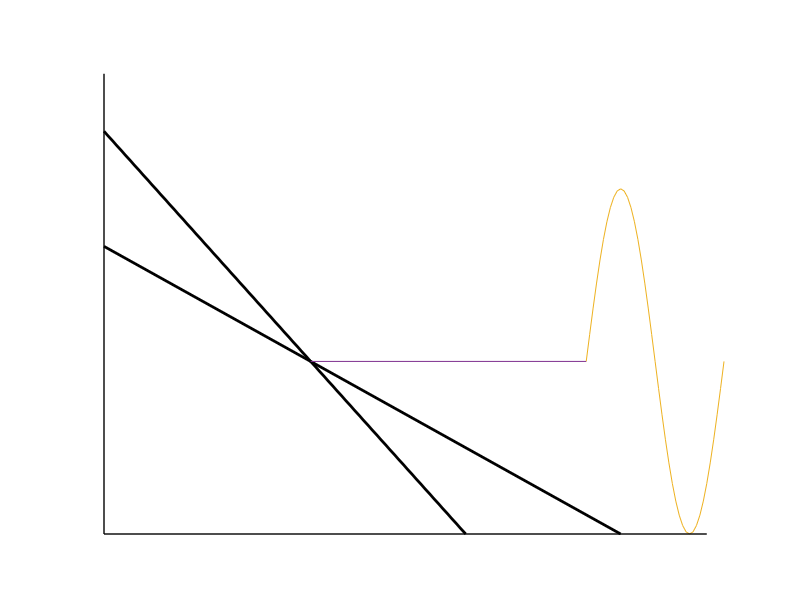
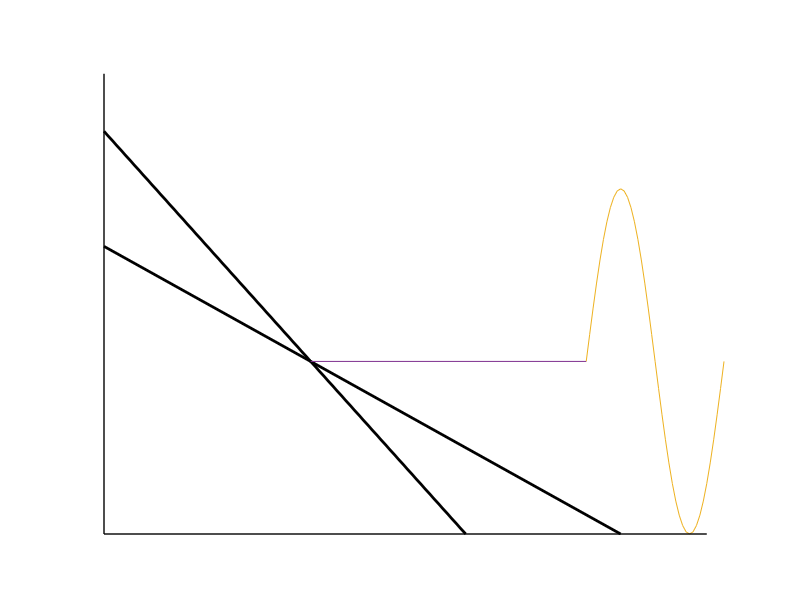

Write the MATLAB code that produced these figures, in order.
#

clf
hold on

%DC loadline
plot([0,15],[0.01,0],"linewidth",2,"color","black")
%AC loadline
plot([0,10.5],[0.014,0],"linewidth",2,"color","black")

x=14:0.1:18;
plot(x,0.006-0.006.*sin(x.*pi./2))
plot([6,14],[0.006,0.006])

%axis
plot([0,0],[0,0.016],"linewidth",1,"color","black")
plot([0,17.5],[0,0],"linewidth",1,"color","black")

grid off
axis ([0 18 0 0.017])
axis off

print -demf  loadlineACandDCquestionA.emf
print -deps loadlineACandDCquestionA.eps
